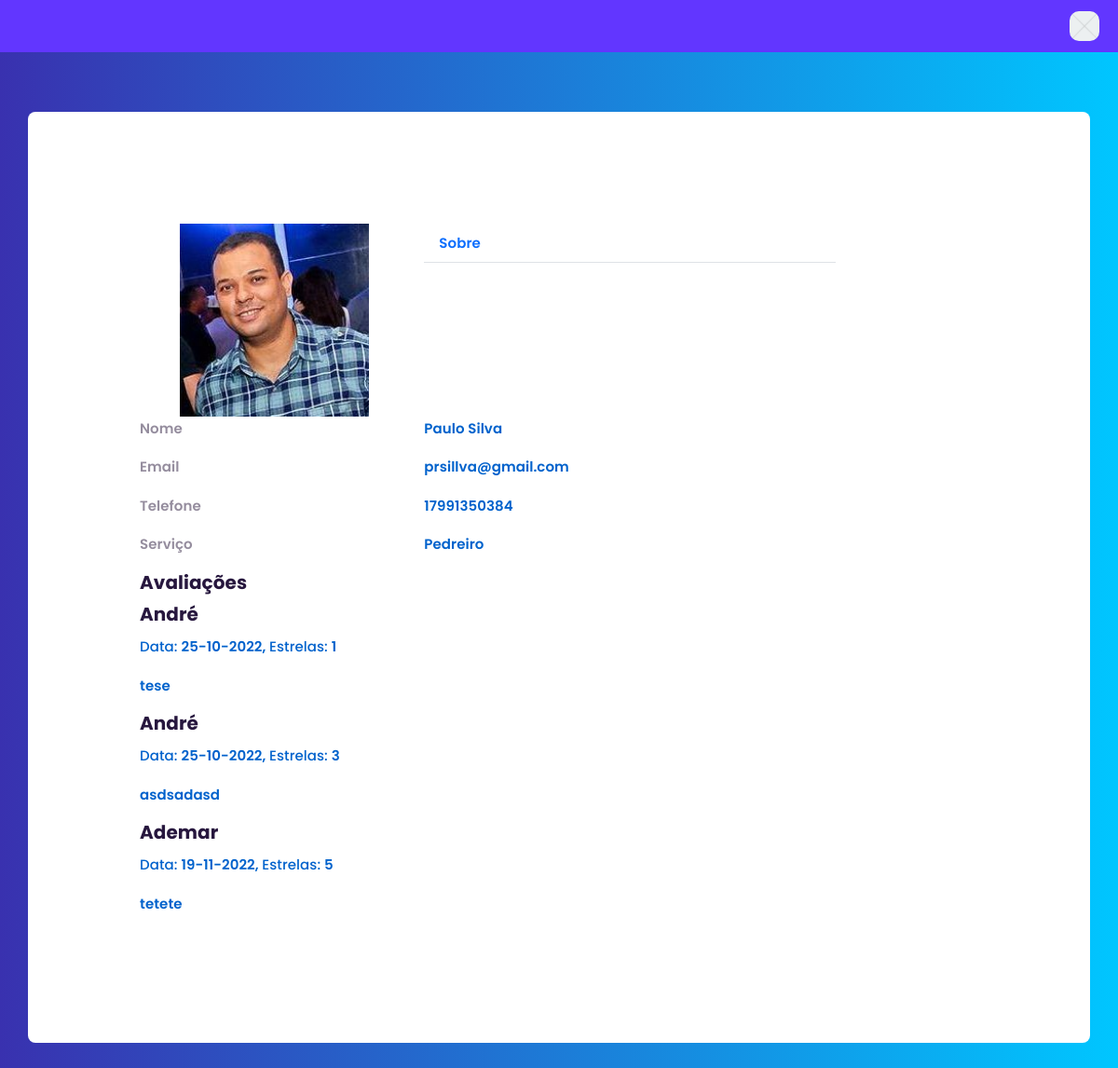
Page /profilepwa/1 on the committed database.
### core/models.py (models this page shows, shortened)
class Profile(models.Model):
    STATES = (('AC', 'Acre'), ('AL', 'Alagoas'), ('AP', 'Amapá'), ('AM', 'Amazonas'), ('BA', 'Bahia'),
              ('CE', 'Ceará'), ('ES', 'Espírito Santo'), ('GO', 'Goiás'), ('MA', 'Maranhão'),
              ('MT', 'Mato Grosso'), ('MS', 'Mato Grosso do Sul'), ('MG', 'Minas Gerais'),
              ('PA', 'Pará'), ('PB', 'Paraíba'), ('PR', 'Paraná'), ('PE', 'Pernambuco'), ('PI', 'Piauí'),
              ('RJ', 'Rio de Janeiro'), ('RN', 'Rio Grande do Norte'), ('RS', 'Rio Grande do Sul'),
              ('RO', 'Rondônia'), ('RR', 'Roraima'), ('SC', 'Santa Catarina'), ('SP', 'São Paulo'),
              ('SE', 'Sergipe'), ('TO', 'Tocantins'), ('DF', 'Distrito Federal'),
              )
    GENDER = (
        ('M', 'Masculino'),
        ('F', 'Feminino'),
        ('O', 'Outro'),
    )
    user = models.OneToOneField(User, on_delete=models.CASCADE, verbose_name='Usuário', related_name='profile')
    picture = models.ImageField(verbose_name='Foto', null=True, blank=True, default='profile_pics/default.png',
                                upload_to='profile_pics')
    birth_date = models.DateField(verbose_name='Data de nascimento', blank=True, null=True)
    gender = models.CharField(max_length=1, choices=GENDER, verbose_name='Gênero', blank=True, null=True)
    services = models.ManyToManyField(Service, verbose_name='Serviço', blank=True, related_name='profile')
    profile_description = models.TextField(max_length=500, verbose_name='Descrição', blank=True, null=True)
    social_number = models.CharField(max_length=11, verbose_name='CPF', unique=True, blank=True, null=True)
    phone_number = models.CharField(max_length=11, verbose_name='Telephone', blank=True, null=True)
    zip_code = models.CharField(max_length=8, verbose_name='CEP', blank=True, null=True)
    street = models.CharField(max_length=100, verbose_name='logradouro', blank=True, null=True)
    number = models.CharField(max_length=8, verbose_name='Número', blank=True, null=True)
    complement = models.CharField(max_length=100, verbose_name='Complemento', blank=True, null=True)
    district = models.CharField(max_length=100, verbose_name='Bairro', blank=True, null=True)
    city = models.CharField(max_length=50, verbose_name='Cidade', blank=True, null=False)
    state = models.CharField(max_length=2, choices=STATES, verbose_name='Estado', blank=True, null=True)
    created = models.DateTimeField(auto_now_add=True, verbose_name='Criado em')
    modified = models.DateTimeField(auto_now=True, verbose_name='Modificado em')
    class Meta:
        verbose_name = 'Perfil'
        verbose_name_plural = 'Perfis'
        ordering = ['created']

class Service(models.Model):
    name = models.CharField(max_length=30, unique=True, verbose_name='Serviço')
    categories = models.ManyToManyField(Category, verbose_name='Categoria', related_name='services')
    created = models.DateTimeField(auto_now_add=True, verbose_name='Criado em')
    modified = models.DateTimeField(auto_now=True, verbose_name='Modificado em')
    class Meta:
        verbose_name = 'Serviço'
        verbose_name_plural = 'Serviços'

class Review(models.Model):
    RATING_VALUES = (
        (1, '1'),
        (2, '2'),
        (3, '3'),
        (4, '4'),
        (5, '5')
    )
    profile = models.ForeignKey(Profile, on_delete=models.CASCADE, verbose_name='Perfil', related_name='reviews')
    user = models.ForeignKey(User, on_delete=models.CASCADE, related_name='reviews')
    title = models.CharField(max_length=60, verbose_name='Título', blank=True, null=True)
    comment = models.TextField(max_length=250, verbose_name='Comentário', blank=True, null=True)
    stars = models.IntegerField(choices=RATING_VALUES, verbose_name='Nota')
    created = models.DateTimeField(auto_now_add=True, verbose_name='Criado em')
    modified = models.DateTimeField(auto_now=True, verbose_name='Modificado em')
    class Meta:
        verbose_name = 'Avaliação'
        verbose_name_plural = 'Avaliações'
        ordering = ['created']

### core/views.py (the view)
# urls.py: path('profilepwa/<int:pk>', ProfileDetailViewPwa.as_view(), name='profile_detail_pwa'),
class ProfileDetailViewPwa(DetailView):
    model = Profile
    template_name = 'core/profile_detail_pwa.html'

### templates/core/profile_detail_pwa.html (shortened to what this page needs)
{% extends "core/base_pwa.html" %}
{% load account socialaccount %}
{% block content%}
<div class="container emp-profile">
    <form method="post">
        <div class="row">
            <div class="col-md-4">
                <div class="profile-img">
                    <img src="{{ profile.picture.url }}" alt=""/>
                </div>
            </div>
            <div class="col-md-6">
                <div class="profile-head">
                    <ul class="nav nav-tabs" id="myTab" role="tablist">
                        <li class="nav-item">
                            <a class="nav-link " id="home-tab" data-toggle="tab" href="#home" role="tab" aria-controls="home" aria-selected="true">Sobre</a>
                        </li>
                    </ul>
                </div>
            </div>
        </div>
        <div class="row">
            <div class="col-md-8">
                <div class="tab-content profile-tab" id="myTabContent">
                    <div class="tab-pane fade show active" id="home" role="tabpanel" aria-labelledby="home-tab">
                                <div class="row">
                                    <div class="col-md-6">
                                        <label>Nome</label>
                                    </div>
                                    <div class="col-md-6">
                                        <p>{{ profile.user.first_name }} {{ profile.user.last_name }}</p>
                                    </div>
                                </div>
                                <div class="row">
                                    <div class="col-md-6">
                                        <label>Email</label>
                                    </div>
                                    <div class="col-md-6">
                                        <p>{{ profile.user.email }}</p>
                                    </div>
                                </div>
                                <div class="row">
                                    <div class="col-md-6">
                                        <label>Telefone</label>
                                    </div>
                                    <div class="col-md-6">
                                        <p>{{profile.phone_number}}</p>
                                    </div>
                                </div>
                                <div class="row">
                                    <div class="col-md-6">
                                        <label>Serviço</label>
                                    </div>
                                    {% for service in profile.services.all %}
                                    <div class="col-md-6">
                                        <p>{{service.name}}</p>
                                    </div>
                                    {% endfor %}
                                </div>
                    </div>
                    <h2 class="subtitle">Avaliações</h2>
        <div class="reviews-wrapper">
            {% for review in profile.reviews.all %}
                <div class="notification space-below">
                    <h2>{{review.user.first_name}}</h2>
                    <p>
                        <strong>Data: </strong>{{ review.created|date:"d-m-Y" }},
                        <strong>Estrelas: </strong>{{ review.stars }}
                    </p>
                    <p>{{ review.comment }}</p>
                </div>
            {% empty %}
                <div class="notification space-below">
                    Sem avaliações...
                </div>
            {% endfor %}
        </div>
                </div>
            </div>
        </div>
    </form>
</div>
{%endblock%}

### templates/core/profile_detail_pwa.html (style rules this page uses)
body { background: -webkit-linear-gradient(left, #3931af, #00c6ff); }
.emp-profile { padding: 10%; margin-top: 10%; margin-bottom: 10%; border-radius: 0.5rem; background: #fff; }
.profile-img { text-align: center; }
.profile-img img { width: 70%; height: 100%; }
.profile-head .nav-tabs { margin-bottom:5%; }
.profile-head .nav-tabs .nav-link { font-weight:600; border: none; }
.profile-tab label { font-weight: 600; }
.profile-tab p { font-weight: 600; color: #0062cc; }

### rows in the picture
Profile: picture (picture), user.first_name "Paulo", user.last_name "Silva", user.email "prsillva@gmail.com", phone_number "17991350384"
Service: name "Pedreiro"
Review: user.first_name "André", created "25-10-2022", stars "1", comment "tese"
Review: user.first_name "André", created "25-10-2022", stars "3", comment "asdsadasd"
Review: user.first_name "Ademar", created "19-11-2022", stars "5", comment "tetete"
